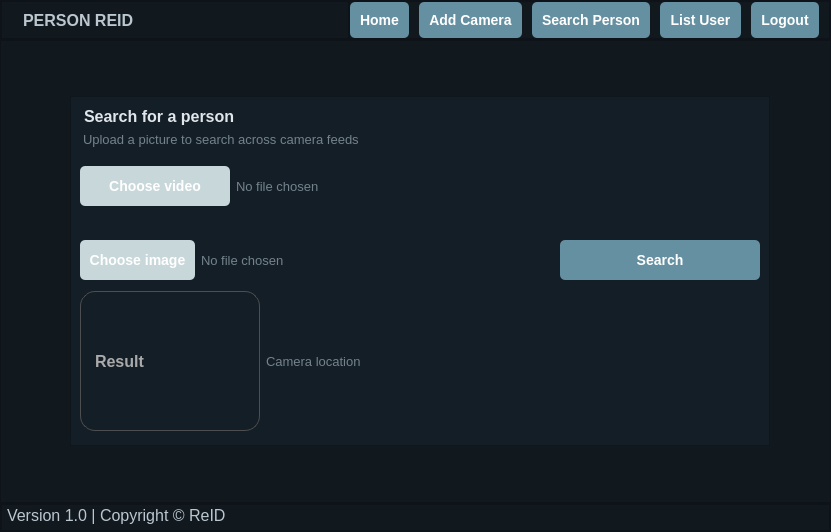
<?xml version="1.0" encoding="UTF-8"?>
<ui version="4.0">
 <class>MainWindow</class>
 <widget class="QMainWindow" name="MainWindow">
  <property name="geometry">
   <rect>
    <x>0</x>
    <y>0</y>
    <width>831</width>
    <height>532</height>
   </rect>
  </property>
  <property name="windowTitle">
   <string>MainWindow</string>
  </property>
  <property name="styleSheet">
   <string notr="true">background-color:rgb(17, 25, 31)</string>
  </property>
  <widget class="QWidget" name="centralwidget">
   <layout class="QVBoxLayout" name="verticalLayout">
    <property name="spacing">
     <number>0</number>
    </property>
    <property name="leftMargin">
     <number>0</number>
    </property>
    <property name="topMargin">
     <number>0</number>
    </property>
    <property name="rightMargin">
     <number>0</number>
    </property>
    <property name="bottomMargin">
     <number>0</number>
    </property>
    <item>
     <widget class="QFrame" name="Header">
      <property name="styleSheet">
       <string notr="true">color: rgb(245, 245, 245);</string>
      </property>
      <property name="frameShape">
       <enum>QFrame::StyledPanel</enum>
      </property>
      <property name="frameShadow">
       <enum>QFrame::Raised</enum>
      </property>
      <layout class="QHBoxLayout" name="horizontalLayout_11">
       <property name="spacing">
        <number>0</number>
       </property>
       <property name="leftMargin">
        <number>0</number>
       </property>
       <property name="topMargin">
        <number>0</number>
       </property>
       <property name="rightMargin">
        <number>0</number>
       </property>
       <property name="bottomMargin">
        <number>0</number>
       </property>
       <item>
        <widget class="QFrame" name="left_header">
         <property name="styleSheet">
          <string notr="true">color: rgb(187, 198, 206);</string>
         </property>
         <property name="frameShape">
          <enum>QFrame::StyledPanel</enum>
         </property>
         <property name="frameShadow">
          <enum>QFrame::Raised</enum>
         </property>
         <layout class="QHBoxLayout" name="horizontalLayout_7">
          <property name="spacing">
           <number>0</number>
          </property>
          <property name="leftMargin">
           <number>0</number>
          </property>
          <property name="topMargin">
           <number>0</number>
          </property>
          <property name="rightMargin">
           <number>0</number>
          </property>
          <property name="bottomMargin">
           <number>0</number>
          </property>
          <item>
           <layout class="QHBoxLayout" name="horizontalLayout_6">
            <property name="spacing">
             <number>0</number>
            </property>
            <property name="leftMargin">
             <number>5</number>
            </property>
            <item>
             <widget class="QLabel" name="label_7">
              <property name="sizePolicy">
               <sizepolicy hsizetype="Preferred" vsizetype="Preferred">
                <horstretch>0</horstretch>
                <verstretch>0</verstretch>
               </sizepolicy>
              </property>
              <property name="maximumSize">
               <size>
                <width>50</width>
                <height>50</height>
               </size>
              </property>
              <property name="midLineWidth">
               <number>0</number>
              </property>
              <property name="text">
               <string/>
              </property>
              <property name="pixmap">
               <pixmap resource="images/source.qrc">:/source/cam logo 1.png</pixmap>
              </property>
              <property name="scaledContents">
               <bool>true</bool>
              </property>
             </widget>
            </item>
            <item>
             <widget class="QLabel" name="label_3">
              <property name="font">
               <font>
                <pointsize>12</pointsize>
                <weight>75</weight>
                <bold>true</bold>
               </font>
              </property>
              <property name="styleSheet">
               <string notr="true">margin: 5px;</string>
              </property>
              <property name="text">
               <string>PERSON REID</string>
              </property>
             </widget>
            </item>
            <item>
             <spacer name="horizontalSpacer_4">
              <property name="orientation">
               <enum>Qt::Horizontal</enum>
              </property>
              <property name="sizeHint" stdset="0">
               <size>
                <width>40</width>
                <height>20</height>
               </size>
              </property>
             </spacer>
            </item>
           </layout>
          </item>
         </layout>
        </widget>
       </item>
       <item>
        <widget class="QFrame" name="right_header">
         <property name="font">
          <font>
           <pointsize>12</pointsize>
          </font>
         </property>
         <property name="styleSheet">
          <string notr="true">QPushButton {
  margin-right: 10px; /* Adjust the value as needed */
  padding: 5px 10px; /* Adjust the value as needed */
}
</string>
         </property>
         <property name="frameShape">
          <enum>QFrame::StyledPanel</enum>
         </property>
         <property name="frameShadow">
          <enum>QFrame::Raised</enum>
         </property>
         <layout class="QHBoxLayout" name="horizontalLayout_2">
          <property name="spacing">
           <number>0</number>
          </property>
          <property name="leftMargin">
           <number>0</number>
          </property>
          <property name="topMargin">
           <number>0</number>
          </property>
          <property name="rightMargin">
           <number>0</number>
          </property>
          <property name="bottomMargin">
           <number>0</number>
          </property>
          <item>
           <layout class="QHBoxLayout" name="horizontalLayout">
            <property name="spacing">
             <number>0</number>
            </property>
            <item>
             <widget class="QPushButton" name="home">
              <property name="styleSheet">
               <string notr="true">QPushButton {
    background-color: rgb(101, 144, 161);
    color: white;
    border-radius: 5px;
    padding: 10px;
    font-weight: bold;
    font-size: 14px;
}
QPushButton:hover {
    background-color:rgb(90, 128, 143);
}
QPushButton:pressed {
    background-color: rgb(90, 128, 143);
}</string>
              </property>
              <property name="text">
               <string>Home</string>
              </property>
             </widget>
            </item>
            <item>
             <widget class="QPushButton" name="clicking">
              <property name="styleSheet">
               <string notr="true">QPushButton {
    background-color: rgb(101, 144, 161);
    color: white;
    border-radius: 5px;
    padding: 10px;
    font-weight: bold;
    font-size: 14px;
}
QPushButton:hover {
    background-color:rgb(90, 128, 143);
}
QPushButton:pressed {
    background-color: rgb(90, 128, 143);
}</string>
              </property>
              <property name="text">
               <string>Add Camera</string>
              </property>
             </widget>
            </item>
            <item>
             <widget class="QPushButton" name="person">
              <property name="font">
               <font>
                <pointsize>-1</pointsize>
                <weight>75</weight>
                <bold>true</bold>
                <kerning>true</kerning>
               </font>
              </property>
              <property name="styleSheet">
               <string notr="true">QPushButton {
    background-color: rgb(101, 144, 161);
    color: white;
    border-radius: 5px;
    padding:10px;
    font-weight: bold;
    font-size: 14px;
}
QPushButton:hover {
    background-color:rgb(90, 128, 143);
}
QPushButton:pressed {
    background-color: rgb(90, 128, 143);
}</string>
              </property>
              <property name="text">
               <string>Search Person</string>
              </property>
             </widget>
            </item>
            <item>
             <widget class="QPushButton" name="List">
              <property name="styleSheet">
               <string notr="true">QPushButton {
    background-color: rgb(101, 144, 161);
    color: white;
    border-radius: 5px;
    padding:10px;
    font-weight: bold;
    font-size: 14px;
}
QPushButton:hover {
    background-color:rgb(90, 128, 143);
}
QPushButton:pressed {
    background-color: rgb(90, 128, 143);
}</string>
              </property>
              <property name="text">
               <string>List User</string>
              </property>
             </widget>
            </item>
            <item>
             <widget class="QPushButton" name="log">
              <property name="styleSheet">
               <string notr="true">QPushButton {
    background-color: rgb(101, 144, 161);
    color: white;
    border-radius: 5px;
    padding:10px;
    font-weight: bold;
    font-size: 14px;
}
QPushButton:hover {
    background-color:rgb(90, 128, 143);
}
QPushButton:pressed {
    background-color: rgb(90, 128, 143);
}</string>
              </property>
              <property name="text">
               <string>Logout</string>
              </property>
             </widget>
            </item>
           </layout>
          </item>
         </layout>
        </widget>
       </item>
      </layout>
     </widget>
    </item>
    <item>
     <widget class="QFrame" name="Main">
      <property name="styleSheet">
       <string notr="true"/>
      </property>
      <property name="frameShape">
       <enum>QFrame::StyledPanel</enum>
      </property>
      <property name="frameShadow">
       <enum>QFrame::Raised</enum>
      </property>
      <layout class="QHBoxLayout" name="horizontalLayout_12">
       <item>
        <layout class="QHBoxLayout" name="horizontalLayout_8">
         <item>
          <spacer name="horizontalSpacer_2">
           <property name="orientation">
            <enum>Qt::Horizontal</enum>
           </property>
           <property name="sizeHint" stdset="0">
            <size>
             <width>40</width>
             <height>20</height>
            </size>
           </property>
          </spacer>
         </item>
         <item>
          <spacer name="verticalSpacer">
           <property name="orientation">
            <enum>Qt::Vertical</enum>
           </property>
           <property name="sizeHint" stdset="0">
            <size>
             <width>20</width>
             <height>417</height>
            </size>
           </property>
          </spacer>
         </item>
        </layout>
       </item>
       <item>
        <widget class="QFrame" name="frame">
         <property name="minimumSize">
          <size>
           <width>700</width>
           <height>350</height>
          </size>
         </property>
         <property name="maximumSize">
          <size>
           <width>700</width>
           <height>350</height>
          </size>
         </property>
         <property name="styleSheet">
          <string notr="true">background-color:rgb(20, 30, 38);</string>
         </property>
         <property name="frameShape">
          <enum>QFrame::StyledPanel</enum>
         </property>
         <property name="frameShadow">
          <enum>QFrame::Raised</enum>
         </property>
         <layout class="QVBoxLayout" name="verticalLayout_4">
          <item>
           <layout class="QVBoxLayout" name="verticalLayout_3">
            <item>
             <layout class="QVBoxLayout" name="verticalLayout_2">
              <property name="spacing">
               <number>6</number>
              </property>
              <item>
               <widget class="QLabel" name="label_10">
                <property name="minimumSize">
                 <size>
                  <width>170</width>
                  <height>20</height>
                 </size>
                </property>
                <property name="maximumSize">
                 <size>
                  <width>170</width>
                  <height>20</height>
                 </size>
                </property>
                <property name="font">
                 <font>
                  <pointsize>12</pointsize>
                  <weight>75</weight>
                  <bold>true</bold>
                 </font>
                </property>
                <property name="styleSheet">
                 <string notr="true">margin-right: 10px;
color: rgb(225, 230, 235);</string>
                </property>
                <property name="text">
                 <string>Search for a person</string>
                </property>
                <property name="scaledContents">
                 <bool>false</bool>
                </property>
               </widget>
              </item>
              <item>
               <widget class="QLabel" name="label_11">
                <property name="minimumSize">
                 <size>
                  <width>300</width>
                  <height>15</height>
                 </size>
                </property>
                <property name="maximumSize">
                 <size>
                  <width>300</width>
                  <height>15</height>
                 </size>
                </property>
                <property name="font">
                 <font>
                  <pointsize>10</pointsize>
                 </font>
                </property>
                <property name="styleSheet">
                 <string notr="true">color:rgb(115, 130, 140);
margin-right:10px;
</string>
                </property>
                <property name="text">
                 <string>Upload a picture to search across camera feeds </string>
                </property>
               </widget>
              </item>
             </layout>
            </item>
            <item>
             <layout class="QHBoxLayout" name="horizontalLayout_13">
              <item>
               <widget class="QPushButton" name="videobutton">
                <property name="minimumSize">
                 <size>
                  <width>150</width>
                  <height>40</height>
                 </size>
                </property>
                <property name="maximumSize">
                 <size>
                  <width>150</width>
                  <height>40</height>
                 </size>
                </property>
                <property name="styleSheet">
                 <string notr="true">QPushButton {
    background-color: rgb(200, 215, 218);
    color: white;
    border-radius: 5px;
    padding: 10px;
    font-weight: bold;
    font-size: 14px;
}
QPushButton:hover {
    background-color:rgb(90, 128, 143);
}
QPushButton:pressed {
    background-color: rgb(90, 128, 143);
}</string>
                </property>
                <property name="text">
                 <string>Choose video</string>
                </property>
               </widget>
              </item>
              <item>
               <widget class="QLabel" name="label_8">
                <property name="font">
                 <font>
                  <pointsize>10</pointsize>
                 </font>
                </property>
                <property name="styleSheet">
                 <string notr="true">color:rgb(115, 130, 140);</string>
                </property>
                <property name="text">
                 <string>No file chosen</string>
                </property>
               </widget>
              </item>
             </layout>
            </item>
            <item>
             <layout class="QHBoxLayout" name="horizontalLayout_9">
              <property name="topMargin">
               <number>15</number>
              </property>
              <item>
               <widget class="QPushButton" name="imagebutton">
                <property name="minimumSize">
                 <size>
                  <width>115</width>
                  <height>40</height>
                 </size>
                </property>
                <property name="maximumSize">
                 <size>
                  <width>115</width>
                  <height>40</height>
                 </size>
                </property>
                <property name="styleSheet">
                 <string notr="true">QPushButton {
    background-color: rgb(200, 215, 218);
    color: white;
    border-radius: 5px;
    padding: 10px;
    font-weight: bold;
    font-size: 14px;
}
QPushButton:hover {
    background-color:rgb(90, 128, 143);
}
QPushButton:pressed {
    background-color: rgb(90, 128, 143);
}</string>
                </property>
                <property name="text">
                 <string>Choose image</string>
                </property>
               </widget>
              </item>
              <item>
               <widget class="QLabel" name="label_4">
                <property name="font">
                 <font>
                  <pointsize>10</pointsize>
                 </font>
                </property>
                <property name="styleSheet">
                 <string notr="true">color:rgb(115, 130, 140);</string>
                </property>
                <property name="text">
                 <string>No file chosen</string>
                </property>
               </widget>
              </item>
              <item>
               <widget class="QPushButton" name="search">
                <property name="minimumSize">
                 <size>
                  <width>200</width>
                  <height>40</height>
                 </size>
                </property>
                <property name="maximumSize">
                 <size>
                  <width>200</width>
                  <height>40</height>
                 </size>
                </property>
                <property name="styleSheet">
                 <string notr="true">QPushButton {
    background-color: rgb(101, 144, 161);
    color: white;
    border-radius: 5px;
    padding: 10px;
    font-weight: bold;
    font-size: 14px;
}
QPushButton:hover {
    background-color:rgb(90, 128, 143);
}
QPushButton:pressed {
    background-color: rgb(90, 128, 143);
}</string>
                </property>
                <property name="text">
                 <string>Search</string>
                </property>
               </widget>
              </item>
             </layout>
            </item>
            <item>
             <layout class="QHBoxLayout" name="horizontalLayout_10">
              <item>
               <widget class="QLabel" name="label_5">
                <property name="minimumSize">
                 <size>
                  <width>180</width>
                  <height>150</height>
                 </size>
                </property>
                <property name="maximumSize">
                 <size>
                  <width>180</width>
                  <height>150</height>
                 </size>
                </property>
                <property name="font">
                 <font>
                  <pointsize>12</pointsize>
                  <weight>75</weight>
                  <bold>true</bold>
                 </font>
                </property>
                <property name="styleSheet">
                 <string notr="true">QLabel {
                background-color: transparent;
                border: 1px solid #4e4e50;
                border-radius: 15px;
                color:rgb(170, 170, 170);
               padding: 5px 10px;
                margin: 5px 0;
qproperty-alignment: AlignCenter;
	
            }
            QLineEdit:focus {
                border-color: #3282b8;
            }</string>
                </property>
                <property name="text">
                 <string>Result</string>
                </property>
               </widget>
              </item>
              <item>
               <widget class="QLabel" name="label_6">
                <property name="font">
                 <font>
                  <pointsize>10</pointsize>
                 </font>
                </property>
                <property name="styleSheet">
                 <string notr="true">color:rgb(115, 130, 140);</string>
                </property>
                <property name="text">
                 <string>Camera location</string>
                </property>
               </widget>
              </item>
             </layout>
            </item>
           </layout>
          </item>
         </layout>
        </widget>
       </item>
       <item>
        <spacer name="horizontalSpacer_6">
         <property name="orientation">
          <enum>Qt::Horizontal</enum>
         </property>
         <property name="sizeHint" stdset="0">
          <size>
           <width>34</width>
           <height>20</height>
          </size>
         </property>
        </spacer>
       </item>
      </layout>
     </widget>
    </item>
    <item>
     <widget class="QFrame" name="footer">
      <property name="styleSheet">
       <string notr="true">color: rgb(187, 198, 206);</string>
      </property>
      <property name="frameShape">
       <enum>QFrame::StyledPanel</enum>
      </property>
      <property name="frameShadow">
       <enum>QFrame::Raised</enum>
      </property>
      <layout class="QHBoxLayout" name="horizontalLayout_3">
       <property name="spacing">
        <number>0</number>
       </property>
       <property name="leftMargin">
        <number>0</number>
       </property>
       <property name="topMargin">
        <number>0</number>
       </property>
       <property name="rightMargin">
        <number>0</number>
       </property>
       <property name="bottomMargin">
        <number>0</number>
       </property>
       <item alignment="Qt::AlignBottom">
        <widget class="QFrame" name="left_footer_2">
         <property name="frameShape">
          <enum>QFrame::StyledPanel</enum>
         </property>
         <property name="frameShadow">
          <enum>QFrame::Raised</enum>
         </property>
         <layout class="QHBoxLayout" name="horizontalLayout_5">
          <property name="spacing">
           <number>0</number>
          </property>
          <property name="leftMargin">
           <number>5</number>
          </property>
          <property name="topMargin">
           <number>0</number>
          </property>
          <property name="rightMargin">
           <number>0</number>
          </property>
          <property name="bottomMargin">
           <number>5</number>
          </property>
          <item>
           <layout class="QHBoxLayout" name="horizontalLayout_4">
            <property name="spacing">
             <number>0</number>
            </property>
            <item>
             <widget class="QLabel" name="label">
              <property name="font">
               <font>
                <pointsize>12</pointsize>
               </font>
              </property>
              <property name="text">
               <string>Version 1.0 | Copyright © ReID</string>
              </property>
             </widget>
            </item>
            <item>
             <spacer name="horizontalSpacer">
              <property name="orientation">
               <enum>Qt::Horizontal</enum>
              </property>
              <property name="sizeHint" stdset="0">
               <size>
                <width>40</width>
                <height>20</height>
               </size>
              </property>
             </spacer>
            </item>
           </layout>
          </item>
         </layout>
        </widget>
       </item>
      </layout>
     </widget>
    </item>
   </layout>
  </widget>
 </widget>
 <resources>
  <include location="../../Downloads/resource.qrc"/>
  <include location="images/source.qrc"/>
 </resources>
 <connections/>
</ui>
